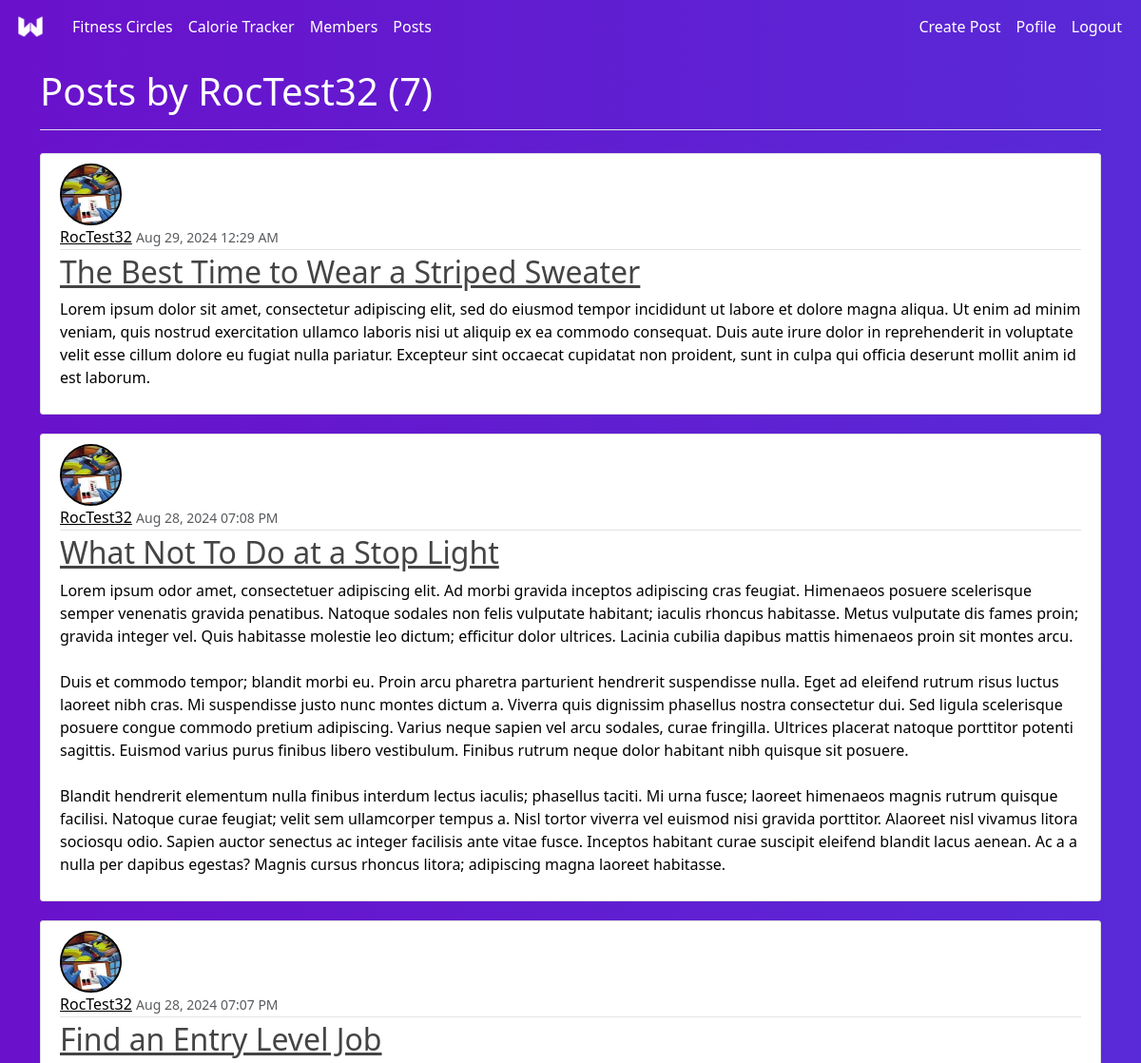
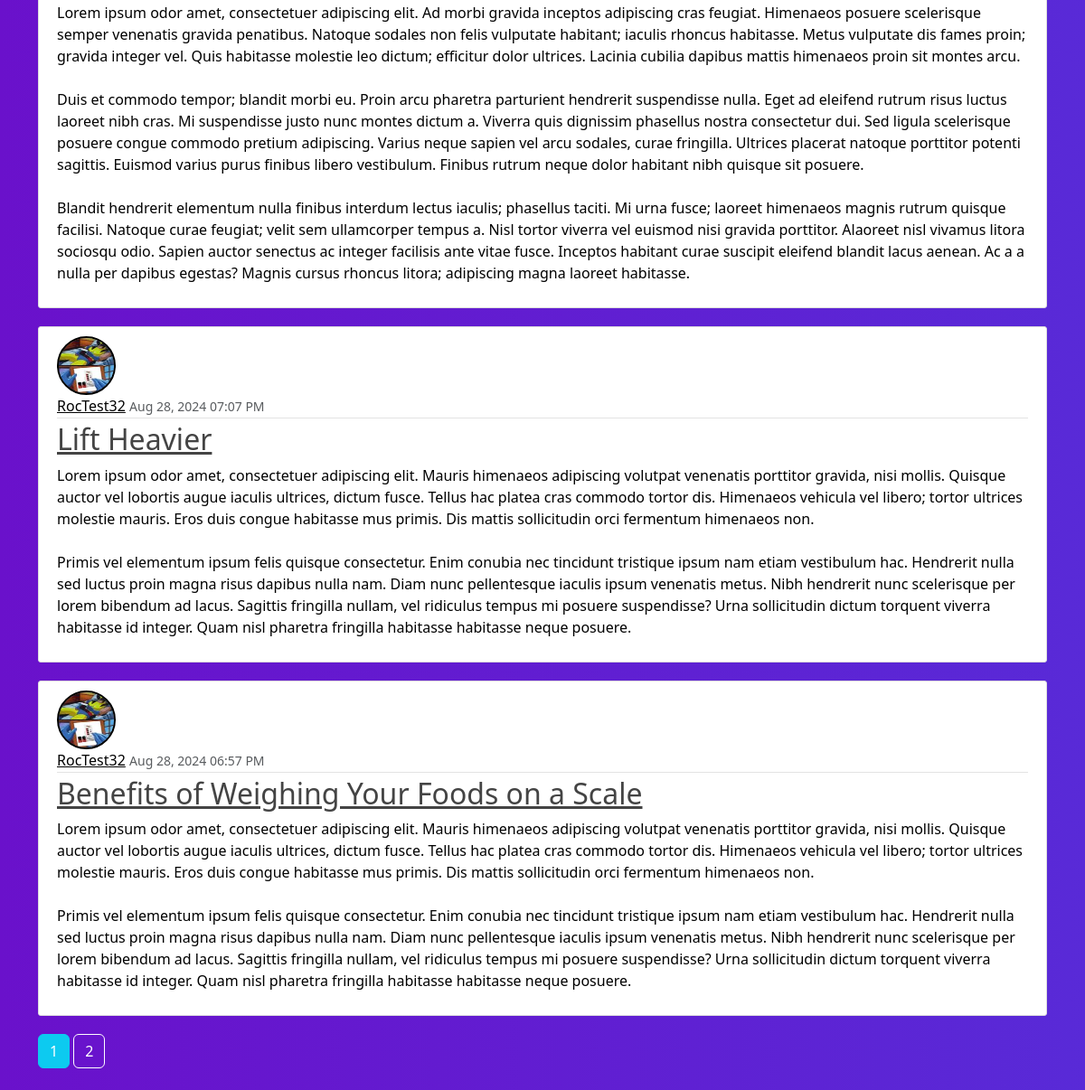
The page /user/RocTest32 (signed in) on the database as committed earlier (2 pictures, top to bottom).
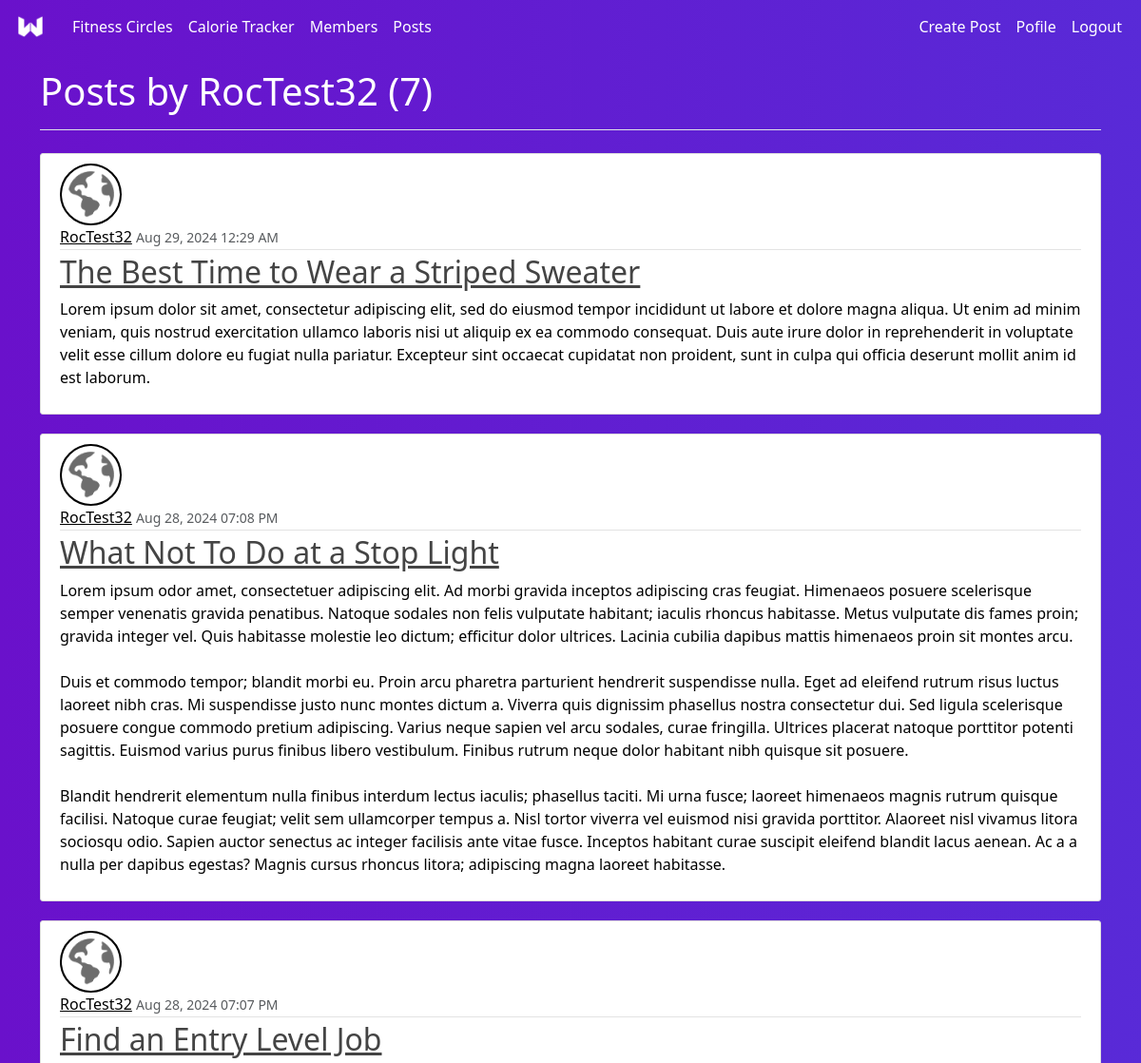
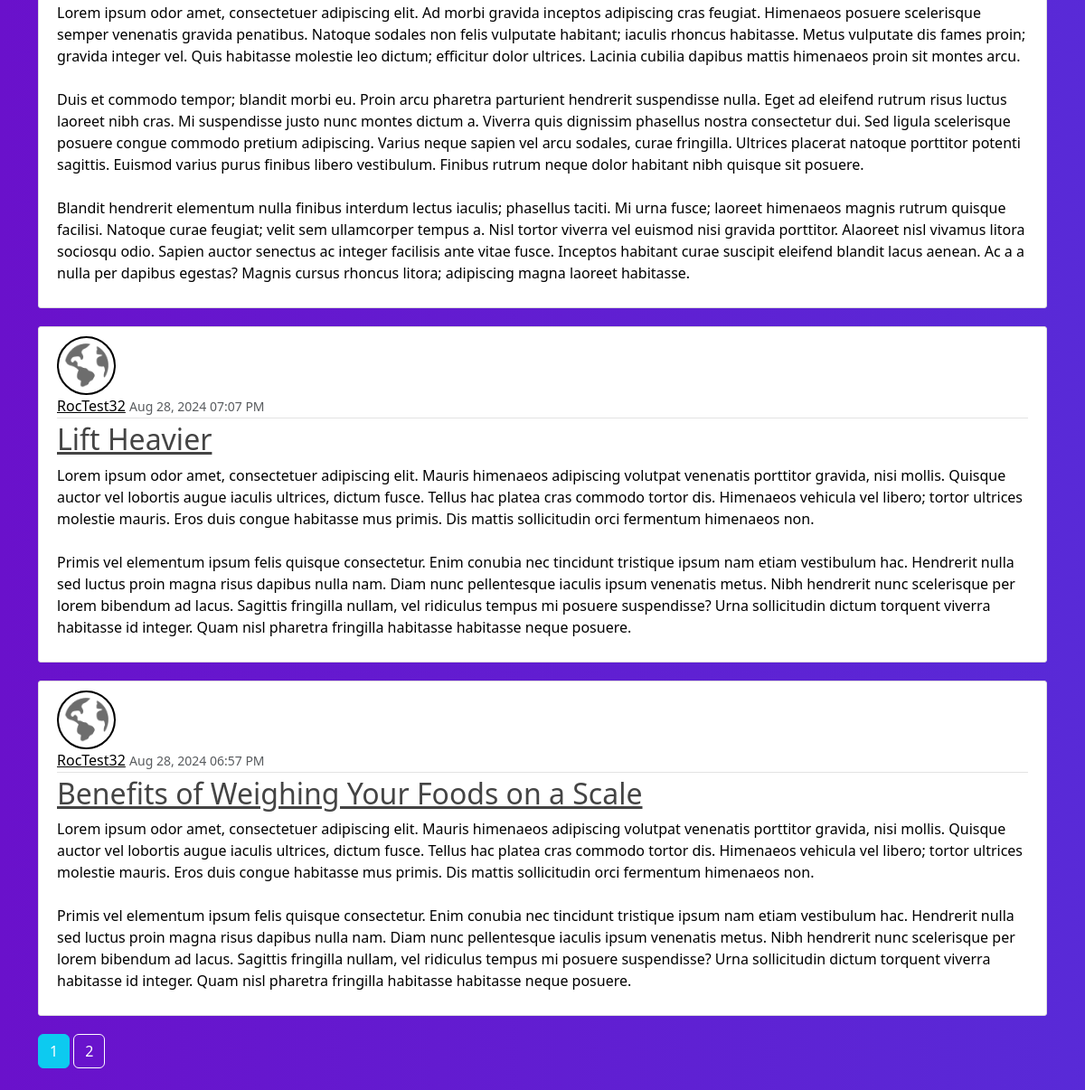
The same page on the database as committed later (2 pictures, top to bottom).
### WeeklyWeighIn/models.py (models this page shows, shortened)
class Post(db.Model):
    id = db.Column(db.Integer, primary_key=True)
    title = db.Column(db.String(100), nullable=False)
    date_posted = db.Column(db.DateTime, nullable=False, default=datetime.utcnow)
    content = db.Column(db.Text, nullable=False)
    user_id = db.Column(db.Integer, db.ForeignKey('users.id'), nullable=False)
    comments = db.relationship('Comment', backref='post', lazy=True)

class Users(db.Model, UserMixin):
    id = db.Column(db.Integer, primary_key=True)
    first_name = db.Column(db.String(20), nullable=False)
    last_name = db.Column(db.String(20), nullable=False)
    username = db.Column(db.String(20), unique=True, nullable=False)
    email = db.Column(db.String(120), unique=True, nullable=False)
    image_file = db.Column(db.String(20), nullable=False, default='default.jpg')
    password = db.Column(db.String(60), nullable=False)
    posts = db.relationship('Post', backref='author', lazy=True)
    comments = db.relationship('Comment', backref='comment_author', lazy=True)

### WeeklyWeighIn/routes.py (the view)
@app.route("/user/<string:username>")
@login_required
def user_posts(username):
    page = request.args.get('page', 1, type=int)
    user = Users.query.filter_by(username=username).first_or_404()
    posts = Post.query.filter_by(author=user).order_by(Post.date_posted.desc()).paginate(page=page, per_page=5)
    return render_template('user_posts.html', posts=posts, user=user)

### WeeklyWeighIn/models.py (called while the page is built)
@login_manager.user_loader
def load_user(user_id):
    return Users.query.get(int(user_id))

### WeeklyWeighIn/templates/user_posts.html (shortened to what this page needs)
{% extends 'base.html' %}
{% set title = "Posts by " ~ user.username ~ " (" ~ posts.total ~ ")" %}
{% block content %}
<div class="container">
  {% for post in posts %}
  <article class="media content-section">
    <img class="rounded-circle article-img"
      src="{{ url_for('static', filename='photos/profile_pics/' + post.author.image_file) }}" alt="I" style="border: 2px solid #000000; background-color: #6d6d6d">
    <div class="media-body">
      <div class="article-metadata">
        <a class="mr-2" href="{{ url_for('user_posts', username=post.author.username) }}" style="color: black;">{{ post.author.username }}</a>
        <small class="text-muted">{{ post.date_posted.strftime('%b %d, %Y %I:%M %p') }}</small>
      </div>
      <h2><a class="article-title" href="{{ url_for('post', post_id=post.id)}}">{{ post.title }}</a></h2>
      <p class="article-content" style="color: black;">{{ post.content }}</p>
    </div>
  </article>
  {% endfor %}
  {% for page_num in posts.iter_pages(left_edge=1, right_edge=1, left_current=1, right_current=2) %}
    {% if page_num %}
      {% if posts.page == page_num %}
      <a class="btn btn-info mb-4" href="{{ url_for('user_posts', username=user.username, page=page_num) }}">{{ page_num }}</a>
      {% else %}
      <a class="btn btn-outline-info mb-4" href="{{ url_for('user_posts', username=user.username, page=page_num) }}">{{ page_num }}</a>
      {% endif %}
  {% else %}
  ...
  {% endif %}
  {% endfor %}
  {% endblock %}

Rows that differ between the two databases and show on the page:
changed through a linked row, Post "The Best Time to Wear a Striped Sweater": image_file: a different picture
changed through a linked row, Post "What Not To Do at a Stop Light": image_file: a different picture
changed through a linked row, Post "Find an Entry Level Job": image_file: a different picture
changed through a linked row, Post "Lift Heavier": image_file: a different picture
changed through a linked row, Post "Benefits of Weighing Your Foods on a Scale": image_file: a different picture
